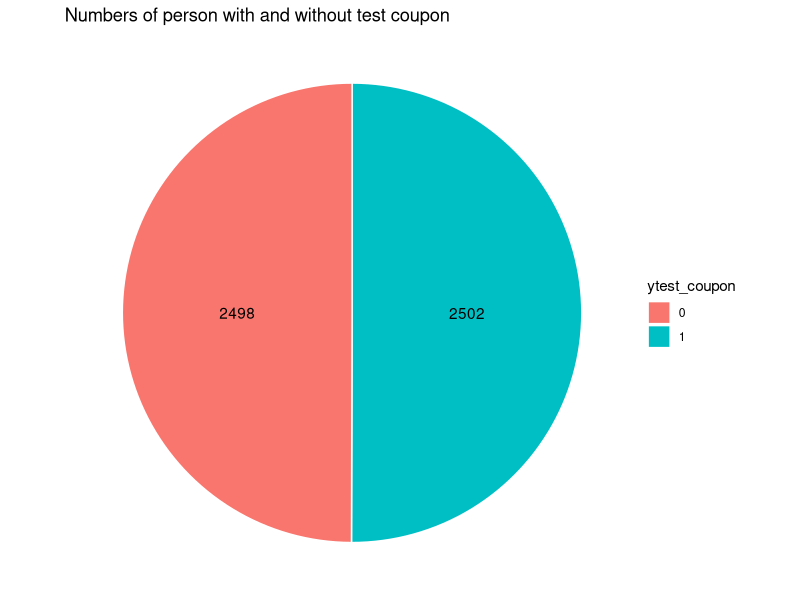
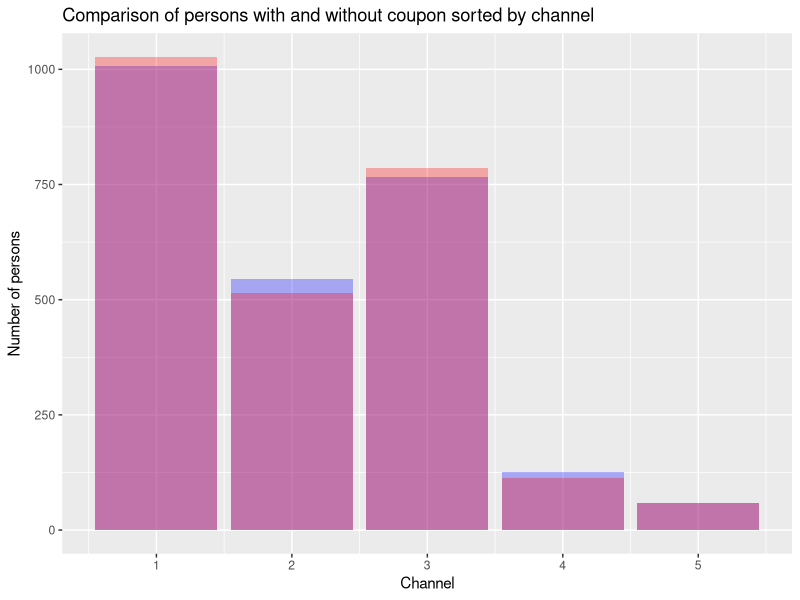
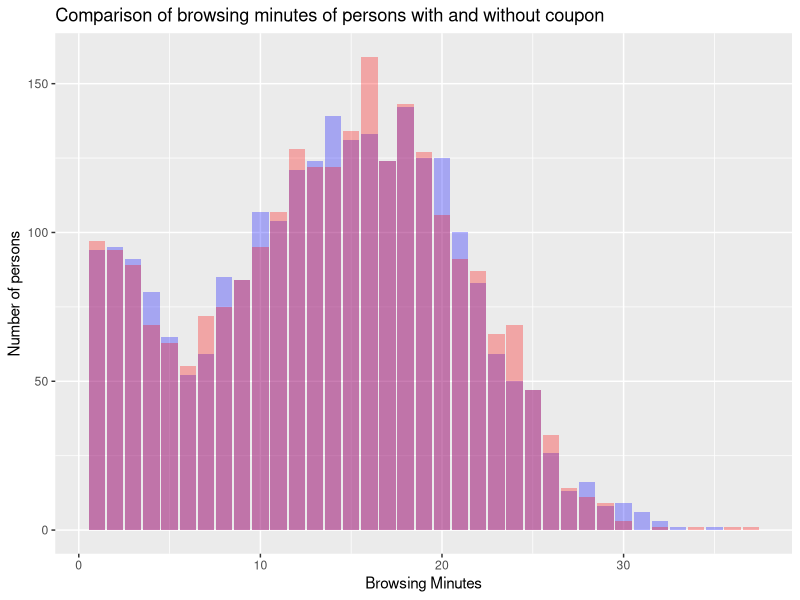
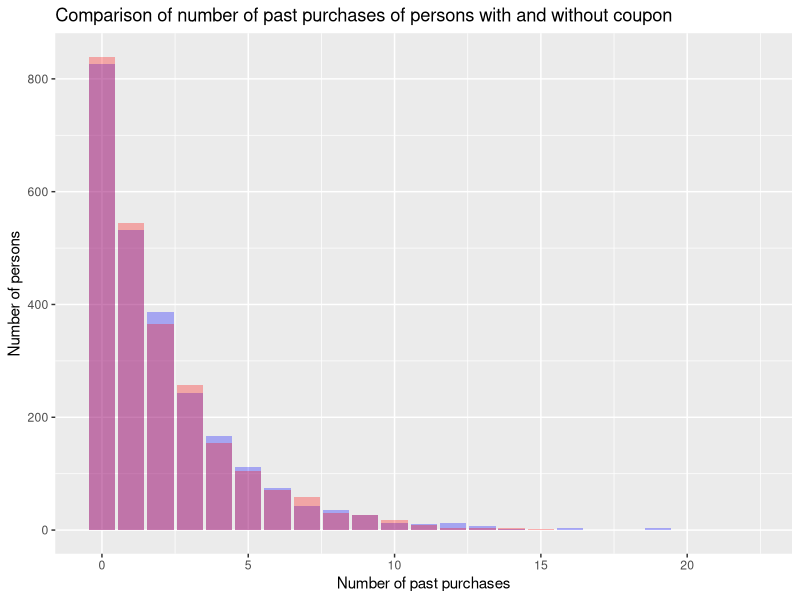
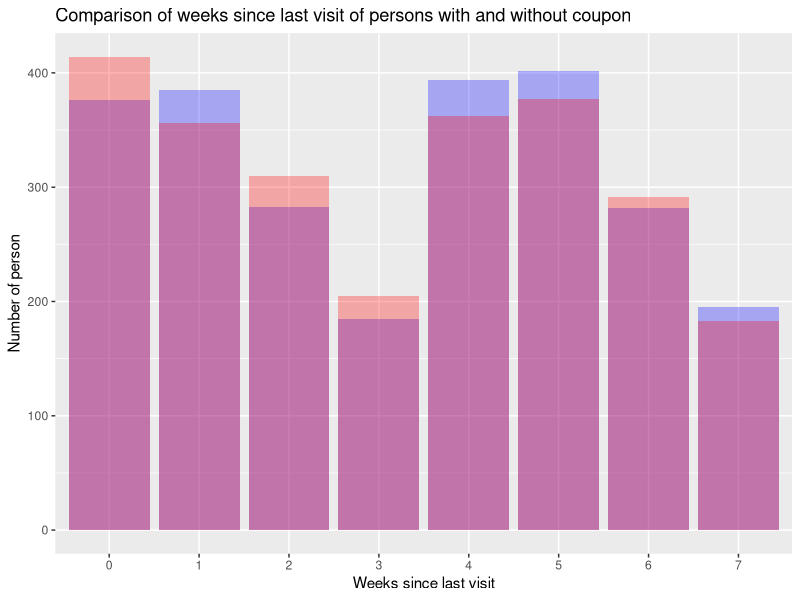
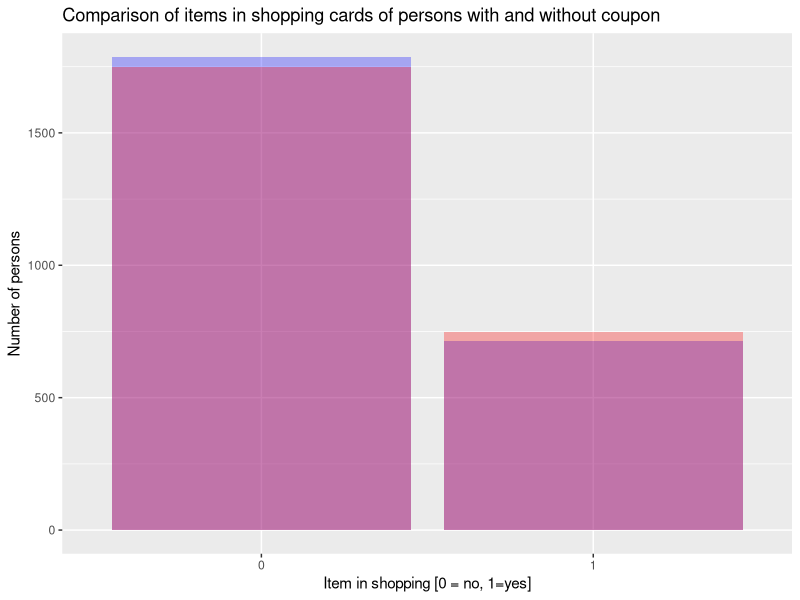
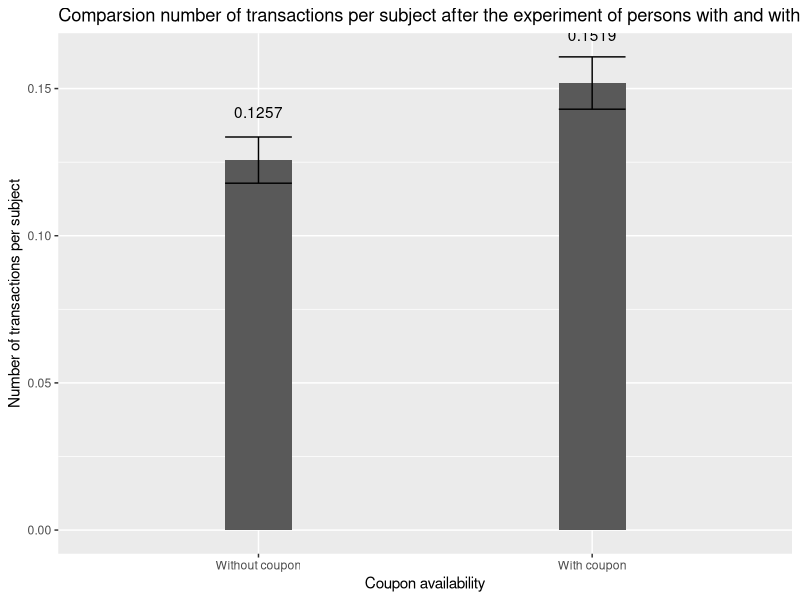
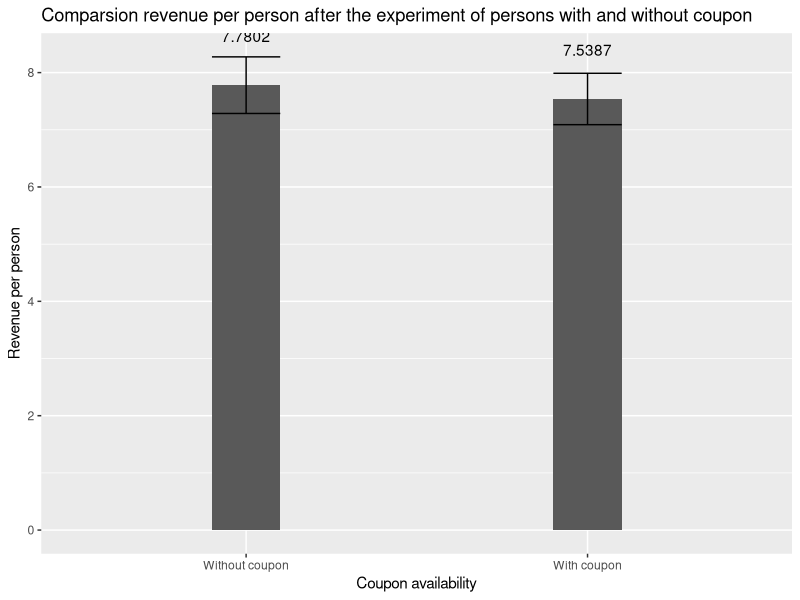

These charts were generated, in order, by the following R code:
# install.packages("tidyverse")
# install.packages("plotrix")
# install.packages("psych")
# install.packages("ggplot2")
# install.packages("psych")
library(tidyverse)
library(plotrix)
library(psych)
library(ggplot2)
library(psych)
data <- read.csv("data.csv")

# -------------------------------------------------------------------------- #
# Task 1
# (check if manipulation was indeed random)

# Compare number of values in both test sets
data$ytest_coupon=factor(data$test_coupon)
data$yshopping_cart=factor(data$shopping_cart)
no_test_coupon <- data %>%
  group_by(ytest_coupon) %>%
  summarise(n = n())

no_test_coupon
no_test_coupon_pos <- no_test_coupon %>% 
  arrange(desc(ytest_coupon)) %>%
  mutate(lab.ypos = cumsum(n) - 0.5*n)
no_test_coupon_pos

ggplot(no_test_coupon_pos, aes(x="", y = n, fill = ytest_coupon)) + 
  geom_bar(width = 1, stat= "identity", color= "white") + 
  coord_polar("y", start = 0) + 
  geom_text(aes(y = lab.ypos, label=n), color= "black") + 
  theme_void() +
  ggtitle("Numbers of person with and without test coupon")


# Generate data-frames for plotting for coupon and no-coupon
data_coupon <- data %>% filter(test_coupon == 1)
data_no_coupon <- data %>% filter(test_coupon == 0)

# check for randomness in channel_acq
data_channel_acq <- data %>%
    group_by(test_coupon, channel_acq) %>%
    summarize(number = n())

ggplot(data, aes(x = channel_acq, fill = test_coupon)) +
    geom_bar(data = data_coupon, fill = "blue", alpha = 0.3) +
    geom_bar(data = data_no_coupon, fill = "red", alpha = 0.3) + 
    labs(title="Comparison of persons with and without coupon sorted by channel", x = "Channel", y = "Number of persons")

# Maybe relevant: wilcox.test(browsing_minutes ~ test_coupon, data = data)

# Check for randomness in browsing_minutes
data %>%
    group_by(test_coupon) %>%
    summarise(
      number = n(), 
      mean_browsing_minutes = mean(browsing_minutes),
      sd_browsing_minutes = sd(browsing_minutes), 
      std_browsing_minutes = std.error(browsing_minutes)
    )

describeBy(data$browsing_minutes, data$test_coupon)

ggplot(data, aes(x = browsing_minutes, fill = test_coupon)) +
    geom_bar(data = data_coupon, fill = "blue", alpha = 0.3) +
    geom_bar(data = data_no_coupon, fill = "red", alpha = 0.3) +
    labs(title="Comparison of browsing minutes of persons with and without coupon", x="Browsing Minutes", y="Number of persons")


# Check for randomness in num_past_purch
data %>%
    group_by(test_coupon) %>%
    summarize(
        number = n(), mean(num_past_purch),
        sd(num_past_purch), std.error(num_past_purch)
    )

describeBy(data$num_past_purch, data$test_coupon)

ggplot(data, aes(x = num_past_purch, fill = test_coupon)) +
    geom_bar(data = data_coupon, fill = "blue", alpha = 0.3) +
    geom_bar(data = data_no_coupon, fill = "red", alpha = 0.3) +
    labs(title="Comparison of number of past purchases of persons with and without coupon", x="Number of past purchases", y="Number of persons")


# Check for randomness spent_last_purchase
data %>%
    group_by(test_coupon) %>%
    summarize(
        number = n(), mean(spent_last_purchase),
        sd(spent_last_purchase), std.error(spent_last_purchase)
    )

describeBy(data$spent_last_purchase, data$test_coupon)

# Check for randomness in weeks_since_visit
data %>%
    group_by(test_coupon) %>%
    summarize(
        number = n(), mean(weeks_since_visit),
        sd(weeks_since_visit), std.error(weeks_since_visit)
    )

describeBy(data$weeks_since_visit, data$test_coupon)

ggplot(data, aes(x = factor(weeks_since_visit), fill = test_coupon)) +
    geom_bar(data = data_coupon, fill = "blue", alpha = 0.3) +
    geom_bar(data = data_no_coupon, fill = "red", alpha = 0.3) +
    labs(title="Comparison of weeks since last visit of persons with and without coupon", x="Weeks since last visit", y="Number of person")


# Check for shopping_cart
describeBy(data$shopping_cart, data$test_coupon)

ggplot(data, aes(x = factor(shopping_cart), fill = test_coupon)) +
  geom_bar(data = data_coupon, fill = "blue", alpha = 0.3) +
  geom_bar(data = data_no_coupon, fill = "red", alpha = 0.3) + 
  labs(title="Comparison of items in shopping cards of persons with and without coupon", x = "Item in shopping [0 = no, 1=yes]", y = "Number of persons")


# -------------------------------------------------------------------------- #
# Task 2
# (Were they effective: Did it increase revenue or interactions?)

effects_of_coupon <- data %>%
    group_by(test_coupon) %>%
    summarize(
        number = n(), revenue_per_subject = sum(revenue_after) / n(),
        transactions_per_subject = sum(trans_after) / n(), error_rev=std.error(revenue_after), error_trans=std.error(trans_after)
    )

# Plot transactions_per_subject
plot_data <- data.frame(
    coupon = factor(c("Without coupon", "With coupon"),
        levels = c("Without coupon", "With coupon")
    ),
    transactions_per_subject = effects_of_coupon$transactions_per_subject,
    error_trans = effects_of_coupon$error_trans,
    error_rev = effects_of_coupon$error_rev
)
ggplot(plot_data, aes(x = coupon, y = transactions_per_subject)) +
    geom_bar(stat = "identity", width = 0.2) +
    geom_errorbar(aes(ymin = transactions_per_subject - error_trans,
      ymax = transactions_per_subject + error_trans), width = .2,
      position = position_dodge(.9)) +
    geom_text(aes(label=round(transactions_per_subject, digits=4)), position=position_dodge(width=0.9), vjust=-3.5)+
    labs(title="Comparsion number of transactions per subject after the experiment of persons with and without coupon", x="Coupon availability", y="Number of transactions per subject")

# Plot revenue_per_subject
plot_data <- data.frame(
    coupon = factor(c("Without coupon", "With coupon"),
        levels = c("Without coupon", "With coupon")
    ),
    revenue_per_subject = effects_of_coupon$revenue_per_subject,
    error_trans = effects_of_coupon$error_trans,
    error_rev = effects_of_coupon$error_rev
)
ggplot(plot_data, aes(x = coupon, y = revenue_per_subject)) +
    geom_bar(stat = "identity", width = 0.2) +
    geom_errorbar(aes(ymin = revenue_per_subject - error_rev,
      ymax = revenue_per_subject + error_rev), width = .2,
      position = position_dodge(.9)) +
    geom_text(aes(label=round(revenue_per_subject, digits=4)), position=position_dodge(width=0.9), vjust=-3.6) +
    labs(title="Comparsion revenue per person after the experiment of persons with and without coupon", x="Coupon availability", y="Revenue per person")

# -------------------------------------------------------------------------- #
# Task 3
# a. What drives effect of the coupon?
# Q: Does the number of previous purchases impact the efficiency
# (the revenue per subject) of the coupon?
a <- data %>%
    group_by(test_coupon, num_past_purch) %>%
    summarize(
        number = n(), revenue_per_subject = sum(revenue_after) / n(),
        transactions_per_subject = sum(trans_after) / n(), 
        error_revenue = std.error(revenue_after),
        error_trans = std.error(trans_after)
    ) %>% filter(number >= 10 )
a$ytest_coupon = factor(a$test_coupon)
print(n = 100, a)
# A: Yes, it does. E

ggplot(a, aes(x = num_past_purch, y = revenue_per_subject, fill=ytest_coupon)) +
  geom_bar(stat="identity", color="black", position=position_dodge()) + 
  geom_errorbar(aes(ymin = revenue_per_subject - error_revenue,
        ymax = revenue_per_subject + error_revenue), width = .2,
        position = position_dodge(.9)) +
  labs(title="Revenue per subject with respect to past purchases and in comparison with and without coupon", x = "Number of past purchases", y = "Revenue per subect")


ggplot(a, aes(x = num_past_purch, y = transactions_per_subject, fill=ytest_coupon)) +
  geom_bar(stat="identity", color="black", position=position_dodge()) +
  geom_errorbar(aes(ymin = transactions_per_subject - error_trans,
      ymax = transactions_per_subject + error_trans), width = .2,
      position = position_dodge(.9)) +
  labs(title="Transaction per subject with respect to past purchases and in comparison with and without coupon", x = "Number of past purchases", y = "Transactions per subect")


b <- data %>%
    group_by(test_coupon, weeks_since_visit) %>%
    summarize(n(), revenue_per_subject = mean(revenue_after))
b
b$ytest_coupon = factor(b$test_coupon)

ggplot(b, aes(x = factor(weeks_since_visit), y = revenue_per_subject, fill=ytest_coupon)) +
  geom_bar(stat="identity", color="black", position=position_dodge()) +
  geom_text(aes(label=round(revenue_per_subject, digits=3)), position=position_dodge(width=0.9), vjust=-0.25) +
  labs(title="Revenue per subject with respect to weeks since last visit and in comparison with and without coupon", x = "Weeks since last visit", y = "Revenue per subect")


# Differences per channel
c <- data %>%
    group_by(test_coupon, channel_acq) %>%
    summarize(n(), revenue_per_subject = mean(revenue_after), transactions_per_subject = mean(trans_after))

c$ytest_coupon = factor(c$test_coupon)

ggplot(c, aes(x = channel_acq, y = revenue_per_subject, fill=ytest_coupon)) +
  geom_bar(stat="identity", color="black", position=position_dodge()) +
  geom_text(aes(label=round(revenue_per_subject, digits=3)), position=position_dodge(width=0.9), vjust=-0.25) + 
  labs(title="Revenue per subject with respect to channel acquisition and in comparison with and without coupon", x = "Channels", y = "Revenue per subect")

ggplot(c, aes(x = channel_acq, y = transactions_per_subject, fill=ytest_coupon)) +
  geom_bar(stat="identity", color="black", position=position_dodge()) +
  geom_text(aes(label=round(revenue_per_subject, digits=3)), position=position_dodge(width=0.9), vjust=-0.25) + 
  labs(title="Transactions per subject with respect to channel acquisition and in comparison with and without coupon", x = "Channels", y = "Transactions per subect")


# Rev&Trans -> NO for 1-search and 5-other (but 5-other has small n()),
# MINIMAL for 4-referral and YES for Social (2-facebook, 3-instagram)

# Shopping cart difference
shopping_cart <- data %>%
    group_by(shopping_cart, test_coupon) %>%
    summarize(number = n(), revenue_per_subject = mean(revenue_after),
    error = std.error(revenue_after), transactions = mean(trans_after))

ggplot(shopping_cart, aes(x = shopping_cart, y = revenue_per_subject, fill=factor(test_coupon))) +
  geom_bar(stat="identity", color="black", position=position_dodge()) +
  geom_errorbar(aes(ymin = revenue_per_subject - error,
        ymax = revenue_per_subject + error), width = .2,
        position = position_dodge(.9)) +
  labs(title="Revenue per subject with respect to shopping cart and in comparison with and without coupon", x = "Shopping cart (1) or not (0)", y = "Revenue per subect")

# Pervious spendings & Social media
## Facebook
facebook <- data %>%
    filter(channel_acq == 2) %>%
    group_by(num_past_purch, test_coupon) %>%
    summarize(number = n(), revenue_per_subject = mean(revenue_after),
    error_revenue = std.error(revenue_after), transactions_per_subject = mean(trans_after), error_trans = std.error(trans_after)) %>%
    filter(number >= 10)

facebook$ytest_coupon=factor(facebook$test_coupon)

ggplot(facebook, aes(x = num_past_purch, y = revenue_per_subject, fill=ytest_coupon)) +
  geom_bar(stat="identity", color="black", position=position_dodge()) +
  geom_errorbar(aes(ymin = revenue_per_subject - error_revenue,
        ymax = revenue_per_subject + error_revenue), width = .2,
        position = position_dodge(.9)) +
  labs(title="Revenue per subject with respect to facebook channel acquistion and in comparison with and without coupon", x = "Number of past purchases", y = "Revenue per subect")

ggplot(facebook, aes(x = num_past_purch, y = transactions_per_subject, fill=ytest_coupon)) +
  geom_bar(stat="identity", color="black", position=position_dodge()) +
  geom_errorbar(aes(ymin = transactions_per_subject - error_trans,
        ymax = transactions_per_subject + error_trans), width = .2,
        position = position_dodge(.9)) +
  labs(title="Transactions per subject with respect to facebook channel acquistion and in comparison with and without coupon", x = "Number of past purchases", y = "Transactions per subect")

## Instagram
instagram <- data %>%
    filter(channel_acq == 3) %>%
    group_by(num_past_purch, test_coupon) %>%
    summarize(number = n(), revenue_per_subject = mean(revenue_after),
    error_revenue = std.error(revenue_after), transactions_per_subject = mean(trans_after), error_trans= std.error(trans_after)) %>%
    filter(number >= 10)

instagram$ytest_coupon=factor(instagram$test_coupon)

ggplot(instagram, aes(x = num_past_purch, y = revenue_per_subject, fill=ytest_coupon)) +
  geom_bar(stat="identity", color="black", position=position_dodge()) +
  geom_errorbar(aes(ymin = revenue_per_subject - error_revenue,
        ymax = revenue_per_subject + error_revenue), width = .2,
        position = position_dodge(.9)) +
  labs(title="Revenue per subject with respect to instagram channel acquistion and in comparison with and without coupon", x = "Number of past purchases", y = "Revenue per subect")


ggplot(instagram, aes(x = num_past_purch, y = transactions_per_subject, fill=ytest_coupon)) +
  geom_bar(stat="identity", color="black", position=position_dodge()) +
  geom_errorbar(aes(ymin = transactions_per_subject - error_trans,
        ymax = transactions_per_subject + error_trans), width = .2,
        position = position_dodge(.9)) +
  labs(title="Transactions per subject with respect to instagram channel acquistion and in comparison with and without coupon", x = "Number of past purchases", y = "Transactions per subect")


## Referral
referral <- data %>%
    filter(channel_acq == 4) %>%
    group_by(num_past_purch, test_coupon) %>%
    summarize(number = n(), revenue_per_subject = mean(revenue_after),
    error_revenue = std.error(revenue_after), transactions_per_subject = mean(trans_after), error_trans=std.error(trans_after)) %>%
    filter(number >= 10)

referral$ytest_coupon=factor(referral$test_coupon)

ggplot(referral, aes(x = num_past_purch, y = revenue_per_subject, fill=ytest_coupon)) +
  geom_bar(stat="identity", color="black", position=position_dodge()) +
  geom_errorbar(aes(ymin = revenue_per_subject - error_revenue,
        ymax = revenue_per_subject + error_revenue), width = .2,
        position = position_dodge(.9)) +
  labs(title="Revenue per subject with respect to referral channel acquistion and in comparison with and without coupon", x = "Number of past purchases", y = "Revenue per subect")

ggplot(referral, aes(x = num_past_purch, y = transactions_per_subject, fill=ytest_coupon)) +
  geom_bar(stat="identity", color="black", position=position_dodge()) +
  geom_errorbar(aes(ymin = transactions_per_subject - error_trans,
        ymax = transactions_per_subject + error_trans), width = .2,
        position = position_dodge(.9)) +
  labs(title="Transactions per subject with respect to referral channel acquistion and in comparison with and without coupon", x = "Number of past purchases", y = "Transactions per subect")


## Other
other <- data %>%
    filter(channel_acq == 5) %>%
    group_by(num_past_purch, test_coupon) %>%
    summarize(number = n(), revenue_per_subject = mean(revenue_after),
    error_revenue = std.error(revenue_after), transactions_per_subject = mean(trans_after), error_trans=std.error(trans_after)) %>%
    filter(number >= 10)


other$ytest_coupon=factor(other$test_coupon)

ggplot(other, aes(x = num_past_purch, y = revenue_per_subject, fill=ytest_coupon)) +
  geom_bar(stat="identity", color="black", position=position_dodge()) +
  geom_errorbar(aes(ymin = revenue_per_subject - error_revenue,
        ymax = revenue_per_subject + error_revenue), width = .2,
        position = position_dodge(.9)) +
  labs(title="Revenue per subject with respect to other channel acquistion and in comparison with and without coupon", x = "Number of past purchases", y = "Revenue per subect")

ggplot(other, aes(x = num_past_purch, y = transactions_per_subject, fill=ytest_coupon)) +
  geom_bar(stat="identity", color="black", position=position_dodge()) +
  geom_errorbar(aes(ymin = transactions_per_subject - error_trans,
        ymax = transactions_per_subject + error_trans), width = .2,
        position = position_dodge(.9)) +
  labs(title="Transactions per subject with respect to other channel acquistion and in comparison with and without coupon", x = "Number of past purchases", y = "Transactions per subect")



# -> Facebook, Instagram with 0-2 past purchses
#    Referral only with 0 past purchases (but small sample size, high error)

data %>%
    group_by(test_coupon) %>%
    summarize(number = n(), revenue = mean(revenue_after),
    error = std.error(revenue_after), transactions = mean(trans_after))

# Previous transactions count -> Rev&Trans
trans_count <- data %>%
    group_by(num_past_purch, test_coupon) %>%
    summarize(number = n(), revenue = mean(revenue_after),
    error_revenue = std.error(revenue_after), transactions = mean(trans_after), 
    error_trans = std.error(trans_after)) %>%
    filter(number >= 10)


print(trans_count, n = 100)
# ---------------- Could be doubled
ggplot(trans_count, aes(fill = factor(test_coupon),
        y = revenue, x = factor(num_past_purch), group = test_coupon)) +
    geom_bar(position = "dodge", stat = "identity") +
    geom_errorbar(aes(ymin = revenue - error_revenue,
        ymax = revenue + error_revenue), width = .2,
        position = position_dodge(.9)) + 
    labs(title="Revenue per subject with respect to number of past purchases and in comparison with and without coupon", x = "Number of past purchases", y = "Revenue per subect")


ggplot(trans_count, aes(fill = factor(test_coupon),
        y = transactions, x = factor(num_past_purch), group = test_coupon)) +
    geom_bar(position = "dodge", stat = "identity") +
    geom_errorbar(aes(ymin = transactions - error_trans,
        ymax = transactions + error_trans), width = .2,
        position = position_dodge(.9)) + 
    labs(title="Transactions per subject with respect to number of past purchases and in comparison with and without coupon", x = "Number of past purchases", y = "Transactions per subect")
# --------------------
# Google vs. Facebook with shopping cart

shopping_cart_full <- data %>%
    group_by(shopping_cart, test_coupon) %>%
    summarize(number = n(), revenue = mean(revenue_after),
    error_revenue = std.error(revenue_after), transactions = mean(trans_after), 
    error_trans = std.error(trans_after)) %>%
    filter(number >= 10)

head(shopping_cart_full)

ggplot(shopping_cart_full, aes(fill = factor(test_coupon),
        y = revenue, x = shopping_cart, group = test_coupon)) +
    geom_bar(position = "dodge", stat = "identity") +
    geom_errorbar(aes(ymin = revenue - error_revenue,
        ymax = revenue + error_revenue), width = .2,
        position = position_dodge(.9)) + 
    labs(title="Revenues of persons with items in shopping carts with and without coupon", x = "Item in shopping [0 = no, 1=yes]", y = "Revenue per subject")


ggplot(shopping_cart_full, aes(fill = factor(test_coupon),
        y = transactions, x = shopping_cart, group = test_coupon)) +
    geom_bar(position = "dodge", stat = "identity") +
    geom_errorbar(aes(ymin = transactions - error_trans,
        ymax = transactions + error_trans), width = .2,
        position = position_dodge(.9)) +
    labs(title="Transactions of persons with items in shopping carts with and without coupon", x = "Item in shopping [0 = no, 1=yes]", y = "Transactions per subject")

shopping_cart_fb <- data %>%
    filter(channel_acq == 2) %>%
    group_by(shopping_cart, test_coupon) %>%
    summarize(number = n(), revenue = mean(revenue_after),
    error_revenue = std.error(revenue_after), transactions = mean(trans_after), 
    error_trans = std.error(trans_after)) %>%
    filter(number >= 10)

shopping_cart_ig <- data %>%
    filter(channel_acq == 3) %>%
    group_by(shopping_cart, test_coupon) %>%
    summarize(number = n(), revenue = mean(revenue_after),
    error_revenue = std.error(revenue_after), transactions = mean(trans_after), 
    error_trans = std.error(trans_after)) %>%
    filter(number >= 10)

shopping_cart_google <- data %>%
    filter(channel_acq == 1) %>%
    group_by(shopping_cart, test_coupon) %>%
    summarize(number = n(), revenue = mean(revenue_after),
    error_revenue = std.error(revenue_after), transactions = mean(trans_after), 
    error_trans = std.error(trans_after)) %>%
    filter(number >= 10)

shopping_cart_ref <- data %>%
    filter(channel_acq == 4) %>%
    group_by(shopping_cart, test_coupon) %>%
    summarize(number = n(), revenue = mean(revenue_after),
    error_revenue = std.error(revenue_after), transactions = mean(trans_after), 
    error_trans = std.error(trans_after)) %>%
    filter(number >= 10)

# => For Facebook only with item in shopping cart,
#  Instagram regardless of the shopping cart,
#  revenue increases for the coupon

# Weeks since visit => No difference in itself

time_past <- data %>%
    group_by(weeks_since_visit, test_coupon) %>%
    summarize(number = n(), revenue = mean(revenue_after),
    error_revenue = std.error(revenue_after), transactions = mean(trans_after), 
    error_trans = std.error(trans_after)) %>%
    filter(number >= 10)

print(time_past, n=100)

ggplot(time_past, aes(fill = factor(test_coupon),
        y = revenue, x = weeks_since_visit, group = test_coupon)) +
    geom_bar(position = "dodge", stat = "identity") +
    geom_errorbar(aes(ymin = revenue - error_revenue,
        ymax = revenue + error_revenue), width = .2,
        position = position_dodge(.9))

# Browsing Minutes => Few minutes better for coupon but high error

time_spent <- data %>%
    mutate(ints = cut(browsing_minutes, breaks = 11)) %>%
    group_by(ints, test_coupon) %>%
    summarize(number = n(), revenue = mean(revenue_after),
    error_revenue = std.error(revenue_after), transactions = mean(trans_after), 
    error_trans = std.error(trans_after)) %>%
    filter(number >= 50)

print(time_spent, n=100)

ggplot(time_spent, aes(fill = factor(test_coupon),
        y = revenue, x = ints, group = test_coupon)) +
    geom_bar(position = "dodge", stat = "identity") +
    geom_errorbar(aes(ymin = revenue - error_revenue,
        ymax = revenue + error_revenue), width = .2,
        position = position_dodge(.9))

# b. Is it relevant for everyone or just for a specific target group?
#    Difference between channels or customers?
# RESULT:
# Target Facebook, Instagram and Referral with Shopping cart or 0-2 past purchases, not-target google or other at all

# BUT: This leads to discrimination
# -------------------------------------------------------------------------- #
# Task 4
# a. Which of the new customers should recieve a coupon
# (FB and Shopping Cart) or (0-2 past purchases) or IG

# Group#1: YES / YES

data %>%
    filter((((channel_acq == 2 & shopping_cart == 1) |  channel_acq == 3) & num_past_purch < 3) & test_coupon == 1) %>%
    summarize(n(), mean(revenue_after), std.error(revenue_after), mean(trans_after), std.error(trans_after))

# Group#2: NO / NO

data %>%
    filter(!((((channel_acq == 2 & shopping_cart == 1) |  channel_acq == 3) & num_past_purch < 3)) & test_coupon == 0) %>%
    summarize(n(), mean(revenue_after), std.error(revenue_after), mean(trans_after), std.error(trans_after))

# Group didn't recieve a coupon (control group)

control_cust_data <- data %>%
    filter(test_coupon == 0) %>%
    summarize(n(), mean_revenue = mean(revenue_after), std.error(revenue_after), mean_trans = mean(trans_after), std.error(trans_after))

# Group #1 + #2 (with AND num_past_purch  < 3)

chosen_cust_data <- data %>%
    filter(((((channel_acq == 3 & shopping_cart == 1) |  channel_acq == 2) & num_past_purch < 3) & test_coupon == 1) |
        (!((((channel_acq == 3 & shopping_cart == 1) |  channel_acq == 2) & num_past_purch < 3)) & test_coupon == 0)) %>%
    summarize(n(), mean_revenue = mean(revenue_after), std.error(revenue_after), mean_trans = mean(trans_after), std.error(trans_after))

# Group #1 + #2 (with OR num_past_purch  < 3)

data %>%
    filter(((((channel_acq == 3 & shopping_cart == 1) |  channel_acq == 2) | num_past_purch < 3) & test_coupon == 1) |
        (!((((channel_acq == 3 & shopping_cart == 1) |  channel_acq == 2) | num_past_purch < 3)) & test_coupon == 0)) %>%
    summarize(n(), mean(revenue_after), std.error(revenue_after), mean(trans_after), std.error(trans_after))

# Previous test without proper coupon consideration

# data %>%
#     filter(((channel_acq == 3 & shopping_cart == 1) |  channel_acq == 2)) %>%
#     summarize(n(), mean(revenue_after), std.error(revenue_after))

# data %>%
#     filter(!(((channel_acq == 3 & shopping_cart == 1) |  channel_acq == 2))) %>%
#     summarize(n(), mean(revenue_after), std.error(revenue_after))

# b. By how much in terms of revenue increase would this campaign be effective
# if those cust. were targeted

increase <- (chosen_cust_data$mean_revenue / control_cust_data$mean_revenue) - 1
print(increase)

# => Mean revenue increased by 9.7%

# b. By how much in terms of transactions increase would this campaign be effective
# if those cust. were targeted

increase <- (chosen_cust_data$mean_trans / control_cust_data$mean_trans) - 1
print(increase)

# => Transactions increased by 15.6%

# b. By how much in terms of revenue increase would this campaign be effective
# if those cust. were targeted

# -------------------------------------------------------------------------- #
# Task 5
# Is there discrimination when using the strategy
# Female / male with shopping carts
# Facebook&Instagram with minority

# Hint: Include Error-bars of standard error / deviation
# Submit to scheibehenne@kit.edu, use a .ppt and put your names on it
# Results from discussion:
# revenue with coupons got worse

data_new_campaign <- read.csv("data_new_campaign.csv")


# What do we learn from the  demographics data?
# Which groups use which channel?
channel_acq_gender <- data_new_campaign %>%
  group_by(channel_acq, non_male) %>%
  summarize(n = n())

channel_acq_gender

ggplot(channel_acq_gender, aes(x = channel_acq, y = n, fill=factor(non_male))) +
  geom_bar(stat="identity", color="black", position=position_dodge()) +
  geom_text(aes(label=n), position=position_dodge(width=0.9), vjust=-0.25) +
  labs(title="Comparison acquisiton channel with respect to gender", x = "Acquistion Channel", y = "Number of subjects")


channel_acq_minority <- data_new_campaign %>%
  group_by(channel_acq, minority) %>%
  summarize(n = n())


ggplot(channel_acq_minority, aes(x = channel_acq, y = n, fill=factor(minority))) +
  geom_bar(stat="identity", color="black", position=position_dodge()) +
  geom_text(aes(label=n), position=position_dodge(width=0.9), vjust=-0.25) +
  labs(title="Comparison acquisiton channel with respect to minority", x = "Acquistion Channel", y = "Number of subjects")



# Which groups have items in the shopping cart?
shopping_cart_gender <- data_new_campaign %>%
  group_by(shopping_cart, non_male) %>%
  summarize(n = n())

ggplot(shopping_cart_gender, aes(x = factor(shopping_cart), y = n, fill=factor(non_male))) +
  geom_bar(stat="identity", color="black", position=position_dodge()) +
  geom_text(aes(label=n), position=position_dodge(width=0.9), vjust=-0.25) +
  labs(title="Comparison of items in shopping cart with respect to gender", x = "Item in shopping cart [0=no, 1=yes]", y = "Number of subjects")


shopping_cart_minority <- data_new_campaign %>%
  group_by(shopping_cart, minority) %>%
  summarize(n = n())

ggplot(shopping_cart_minority, aes(x = factor(shopping_cart), y = n, fill=factor(minority))) +
  geom_bar(stat="identity", color="black", position=position_dodge()) +
  geom_text(aes(label=n), position=position_dodge(width=0.9), vjust=-0.25) +
  labs(title="Comparison of items in shopping cart with respect to minority", x = "Item in shopping cart [0=no, 1=yes]", y = "Number of subjects")




# apply our filter on the new campaign data
data_new_campaign <- data_new_campaign %>%
    mutate(new_coupon = if_else(((channel_acq == 3 & shopping_cart == 1) |  channel_acq == 2) & num_past_purch < 3, 1, 0))

# Check for number in males/females and minorities in overall and in filtered set
campaign_gender <- data_new_campaign %>%
  group_by(new_coupon, non_male) %>%
  summarize(n = n())


ggplot(campaign_gender, aes(x = factor(new_coupon), y = n, fill=factor(non_male))) +
  geom_bar(stat="identity", color="black", position=position_dodge()) +
  geom_text(aes(label=n), position=position_dodge(width=0.9), vjust=-0.25) +
  labs(title="Comparison of gender distribution in persons with coupon", x = "Person received coupon [0=no, 1=yes]", y = "Number of subjects")




campaign_minority <- data_new_campaign %>%
  group_by(new_coupon, minority) %>%
  summarize(n = n())

ggplot(campaign_minority, aes(x = factor(new_coupon), y = n, fill=factor(minority))) +
  geom_bar(stat="identity", color="black", position=position_dodge()) +
  geom_text(aes(label=n), position=position_dodge(width=0.9), vjust=-0.25) +
  labs(title="Comparison of minority distribution in persons with coupon", x = "Person received coupon [0=no, 1=yes]", y = "Number of subjects")


# Check for number in males/females in overall and in filtered set
customers_with_coupon_new_campaign = data_new_campaign %>%
  filter(((channel_acq == 3 & shopping_cart == 1) |  channel_acq == 2) & num_past_purch < 3)

# Annes plot
new_camp_with_coupon <- customers_with_coupon_new_campaign %>%
  group_by(non_male) %>%
  summarize(n = n(), portion=n()/count(customers_with_coupon_new_campaign))

new_camp_with_coupon
new_camp_with_coupon$filter=c("With coupon", "With coupon")
new_camp_with_coupon

new_camp_all <- data_new_campaign %>%
  group_by(non_male) %>%
  summarize(n = n(), portion=n()/count(data_new_campaign))

new_camp_all
new_camp_all$filter=c("All", "All")

join <- rbind(new_camp_all, new_camp_with_coupon)
join
join$gender=c("male", "non male", "male", "non male")
join

ggplot(join, aes(x = gender, y = portion$n, fill=filter)) +
  geom_bar(stat="identity", color="black", position=position_dodge()) +
  geom_text(aes(label=round(portion$n, digits=3)), position=position_dodge(width=0.9), vjust=-0.25) + 
  labs(title="Portion of male or non male with and without coupon filter", x = "Gender", y = "Portion")


# Leons plots

plot_state <- data_new_campaign %>%
    group_by(state) %>%
    summarize(with_coupon = sum(new_coupon)/n(), minority = sum(minority)/n())  %>%
    gather(factor, value, 2:3)

plot_state

plot_new_coupon <- data_new_campaign %>%
    group_by(new_coupon) %>%
    summarize(perc_non_male = sum(non_male)/n()*100, perc_minority = sum(minority)/n()*100) %>%
    gather(factor, value, 2:3)

ggplot(plot_new_coupon, aes(fill = factor(new_coupon),
        y = value, x = factor, group = new_coupon)) +
    geom_text(aes(label=round(value, digits=2)), position=position_dodge(width=0.9), vjust=-0.25) + 
    geom_bar(position = "dodge", color="black", stat = "identity")+
    labs(title="Comparison of gender and minority characteristics with and without coupon", x="Gender and Minority", y="Percentage of persons")

# => Plot Ohne und mit coupon 
# Müsste das nicht der Plot: alle und mit coupon  

ggplot(plot_state, aes(x=factor(state), y=value, fill=factor)) +
  geom_bar(position = "dodge", stat = "identity") +
  labs(title="Comparison of coupon allocation with regards to minorities in states", x="States", y="Proportion of coupons and minority")

# => Minorities get excluded disproportionally
# => Non-male get slighly excluded from coupon
# => States with minorities get excluded, 
# => States (although unopinionated on the surface) 
#       are a discriminatory factor as well



# Annes Plots (might be sorted in or removed in the end)

data$ytest_coupon=factor(data$test_coupon)
data$yshopping_cart=factor(data$shopping_cart)
data_channel_acq <- data %>%
    group_by(test_coupon, channel_acq) %>%
    summarize(n = n())
data_channel_acq$ytest_coupon=factor(data_channel_acq$test_coupon)

# --- Grouped Bar Plot --- #
ggplot(data_channel_acq, aes(x = channel_acq, y = n, fill=ytest_coupon)) +
  geom_bar(stat="identity", color="black", position=position_dodge()) +
  geom_text(aes(label=n), position=position_dodge(width=0.9), vjust=-0.25) +
  labs(title="Comparison of persons with and without coupon sorted by channel", x = "Channel", y = "Number of persons")

# --- Boxplot Browsing Minutes --- #
ggplot(data, aes(x = ytest_coupon, y = browsing_minutes, fill = ytest_coupon)) +
  geom_boxplot() + 
  stat_summary(fun.y=mean, geom="point", shape=20, size=7, color="red", fill="red") +
  labs(title="Boxplot browsing minutes with and without test coupon", x="Test coupon", y="Browsing Minutes")

data_browing_minutes <- data %>%
  group_by(test_coupon, browsing_minutes) %>%
  summarize(n = n())

data_browing_minutes
data_browing_minutes$ytest_coupon=factor(data_browing_minutes$test_coupon)

ggplot(data_browing_minutes, aes(x = browsing_minutes, y = n, fill=ytest_coupon)) +
  geom_bar(stat="identity", color="black", position=position_dodge()) +
  geom_text(aes(label=n), position=position_dodge(width=0.9), vjust=-0.25) +
  labs(title="Comparison of persons with and without coupon sorted by channel", x = "Channel", y = "Number of persons")

# --- Boxplot Number of past purchases --- #
ggplot(data, aes(x = ytest_coupon, y = num_past_purch, fill = ytest_coupon)) +
  geom_boxplot() + 
  stat_summary(fun=mean, geom="point", shape=20, size=7, color="red", fill="red") +
  labs(title="Number of past purchases with and without test coupon", x="Test coupon", y="Number of past purchases")


ggplot(data, aes(x = ytest_coupon, y = spent_last_purchase, fill = ytest_coupon)) +
  geom_boxplot() + 
  stat_summary(fun.y=mean, geom="point", shape=20, size=7, color="red", fill="red") +
  labs(title="Boxplot comparison money spent during last purchase with and without test coupon", x="Test coupon", y="Money spent during last purchase")
